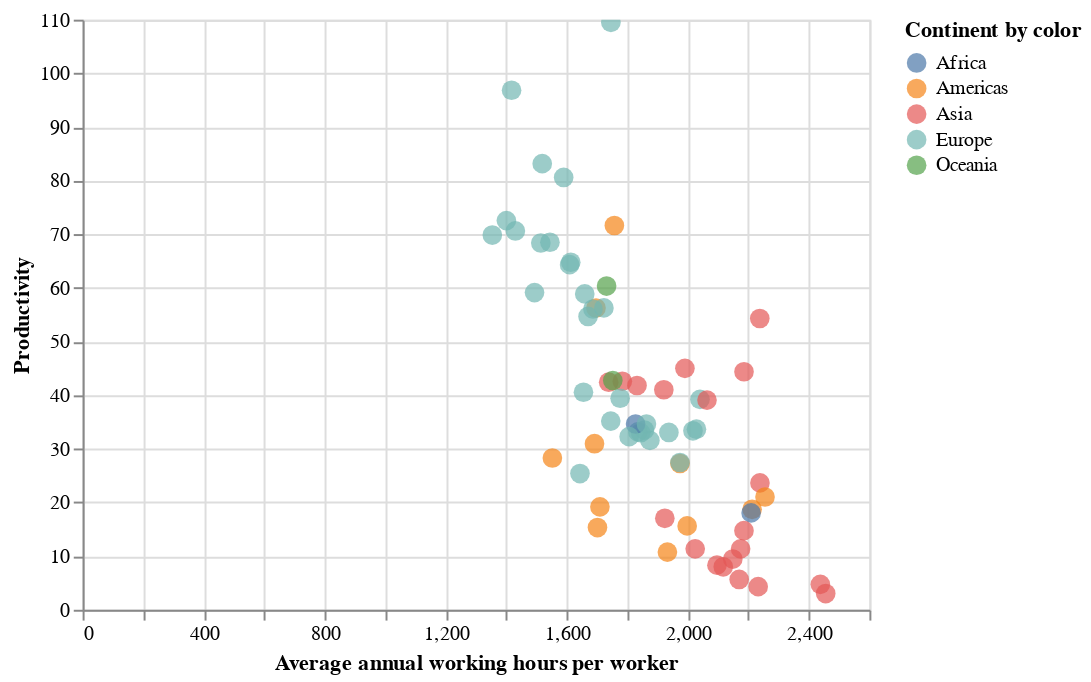

Write notebook code for a chart like this one.
### Code cell
#case by case view
alt.Chart(df).mark_circle(size=100).encode(
    x='Average annual working hours per worker:Q',
    y='Productivity:Q',
    color=alt.Color('Continent', legend=alt.Legend(title="Continent by color"))
).interactive()

### Figure 1 — Vega-Lite specification as saved in the notebook (floating-point values rounded to 4 significant figures)
{"config": {"view": {"continuousWidth": 400, "continuousHeight": 300}}, "data": {"name": "data-559bd8043fdc435d5639f35caac91e34"}, "mark": {"type": "circle", "size": 100}, "encoding": {"color": {"field": "Continent", "legend": {"title": "Continent by color"}, "type": "nominal"}, "x": {"field": "Average annual working hours per worker", "type": "quantitative"}, "y": {"field": "Productivity", "type": "quantitative"}}, "selection": {"selector002": {"type": "interval", "bind": "scales", "encodings": ["x", "y"]}}, "$schema": "https://vega.github.io/schema/vega-lite/v4.17.0.json", "datasets": {"data-559bd8043fdc435d5639f35caac91e34": [{"Continent": "Americas", "Country": "Argentina", "Code": "ARG", "Year": 2017, "Average annual working hours per worker": 1692.0, "GDP per capita": 23270.0, "Population": 44054616, "Gini coefficient": 0.3408, "Life satisfaction": 6.086, "Productivity": 30.96, "Current health expenditure per capita": 2470.0}, {"Continent": "Oceania", "Country": "Australia", "Code": "AUS", "Year": 2017, "Average annual working hours per worker": 1731.0, "GDP per capita": 52540.0, "Population": 24590336, "Gini coefficient": 0.3408, "Life satisfaction": 7.234, "Productivity": 60.34, "Current health expenditure per capita": 4716.0}, {"Continent": "Europe", "Country": "Austria", "Code": "AUT", "Year": 2017, "Average annual working hours per worker": 1613.0, "GDP per capita": 51950.0, "Population": 8797497, "Gini coefficient": 0.2974, "Life satisfaction": 7.195, "Productivity": 64.78, "Current health expenditure per capita": 5641.0}, {"Continent": "Asia", "Country": "Bangladesh", "Code": "BGD", "Year": 2017, "Average annual working hours per worker": 2232.0, "GDP per capita": 4113.0, "Population": 161793968, "Gini coefficient": 0.3408, "Life satisfaction": 5.114, "Productivity": 4.308, "Current health expenditure per capita": 101.2}, {"Continent": "Europe", "Country": "Belgium", "Code": "BEL", "Year": 2017, "Average annual working hours per worker": 1544.0, "GDP per capita": 45150.0, "Population": 11384491, "Gini coefficient": 0.2739, "Life satisfaction": 6.772, "Productivity": 68.52, "Current health expenditure per capita": 5450.0}, {"Continent": "Americas", "Country": "Brazil", "Code": "BRA", "Year": 2017, "Average annual working hours per worker": 1709.0, "GDP per capita": 14280.0, "Population": 208504960, "Gini coefficient": 0.5333, "Life satisfaction": 6.451, "Productivity": 19.19, "Current health expenditure per capita": 1376.0}, {"Continent": "Europe", "Country": "Bulgaria", "Code": "BGR", "Year": 2017, "Average annual working hours per worker": 1644.0, "GDP per capita": 19580.0, "Population": 7182430, "Gini coefficient": 0.4038, "Life satisfaction": 5.108, "Productivity": 25.39, "Current health expenditure per capita": 1608.0}, {"Continent": "Asia", "Country": "Cambodia", "Code": "KHM", "Year": 2017, "Average annual working hours per worker": 2456.0, "GDP per capita": 3951.0, "Population": 15830694, "Gini coefficient": 0.3408, "Life satisfaction": 4.998, "Productivity": 3.023, "Current health expenditure per capita": 224.8}, {"Continent": "Americas", "Country": "Canada", "Code": "CAN", "Year": 2017, "Average annual working hours per worker": 1696.0, "GDP per capita": 48900.0, "Population": 36554344, "Gini coefficient": 0.3331, "Life satisfaction": 7.109, "Productivity": 56.26, "Current health expenditure per capita": 5209.0}, {"Continent": "Americas", "Country": "Chile", "Code": "CHL", "Year": 2017, "Average annual working hours per worker": 1974.0, "GDP per capita": 22860.0, "Population": 18368582, "Gini coefficient": 0.4444, "Life satisfaction": 5.942, "Productivity": 27.26, "Current health expenditure per capita": 2219.0}, {"Continent": "Asia", "Country": "China", "Code": "CHN", "Year": 2017, "Average annual working hours per worker": 2174.0, "GDP per capita": 13850.0, "Population": 1410275968, "Gini coefficient": 0.3908, "Life satisfaction": 5.144, "Productivity": 11.36, "Current health expenditure per capita": 706.4}, {"Continent": "Americas", "Country": "Colombia", "Code": "COL", "Year": 2017, "Average annual working hours per worker": 1998.0, "GDP per capita": 13430.0, "Population": 48351668, "Gini coefficient": 0.4972, "Life satisfaction": 6.35, "Productivity": 15.63, "Current health expenditure per capita": 1088.0}, {"Continent": "Americas", "Country": "Costa Rica", "Code": "CRI", "Year": 2017, "Average annual working hours per worker": 2212.0, "GDP per capita": 18130.0, "Population": 4993849, "Gini coefficient": 0.4835, "Life satisfaction": 6.998, "Productivity": 18.73, "Current health expenditure per capita": 1440.0}, {"Continent": "Europe", "Country": "Croatia", "Code": "HRV", "Year": 2017, "Average annual working hours per worker": 1835.0, "GDP per capita": 25360.0, "Population": 4192468, "Gini coefficient": 0.3035, "Life satisfaction": 5.626, "Productivity": 33.16, "Current health expenditure per capita": 1804.0}, {"Continent": "Asia", "Country": "Cyprus", "Code": "CYP", "Year": 2017, "Average annual working hours per worker": 1784.0, "GDP per capita": 31250.0, "Population": 1208527, "Gini coefficient": 0.3142, "Life satisfaction": 6.137, "Productivity": 42.59, "Current health expenditure per capita": 2533.0}, {"Continent": "Europe", "Country": "Czechia", "Code": "CZE", "Year": 2017, "Average annual working hours per worker": 1776.0, "GDP per capita": 35580.0, "Population": 10531315, "Gini coefficient": 0.2485, "Life satisfaction": 6.242, "Productivity": 39.42, "Current health expenditure per capita": 2786.0}, {"Continent": "Europe", "Country": "Denmark", "Code": "DNK", "Year": 2017, "Average annual working hours per worker": 1400.0, "GDP per capita": 51670.0, "Population": 5737286, "Gini coefficient": 0.2875, "Life satisfaction": 7.693, "Productivity": 72.54, "Current health expenditure per capita": 5573.0}, {"Continent": "Americas", "Country": "Ecuador", "Code": "ECU", "Year": 2017, "Average annual working hours per worker": 1701.0, "GDP per capita": 11410.0, "Population": 16696947, "Gini coefficient": 0.4467, "Life satisfaction": 5.809, "Productivity": 15.32, "Current health expenditure per capita": 863.0}, {"Continent": "Europe", "Country": "Estonia", "Code": "EST", "Year": 2017, "Average annual working hours per worker": 1857.0, "GDP per capita": 30980.0, "Population": 1317550, "Gini coefficient": 0.3036, "Life satisfaction": 6.035, "Productivity": 33.49, "Current health expenditure per capita": 2242.0}, {"Continent": "Europe", "Country": "Finland", "Code": "FIN", "Year": 2017, "Average annual working hours per worker": 1659.0, "GDP per capita": 43830.0, "Population": 5508146, "Gini coefficient": 0.2738, "Life satisfaction": 7.78, "Productivity": 58.88, "Current health expenditure per capita": 4339.0}, {"Continent": "Europe", "Country": "France", "Code": "FRA", "Year": 2017, "Average annual working hours per worker": 1514.0, "GDP per capita": 42820.0, "Population": 64144092, "Gini coefficient": 0.3163, "Life satisfaction": 6.69, "Productivity": 68.37, "Current health expenditure per capita": 5060.0}, {"Continent": "Europe", "Country": "Germany", "Code": "DEU", "Year": 2017, "Average annual working hours per worker": 1354.0, "GDP per capita": 51250.0, "Population": 82624368, "Gini coefficient": 0.312, "Life satisfaction": 7.035, "Productivity": 69.85, "Current health expenditure per capita": 6028.0}, {"Continent": "Europe", "Country": "Greece", "Code": "GRC", "Year": 2017, "Average annual working hours per worker": 2017.0, "GDP per capita": 26480.0, "Population": 10692230, "Gini coefficient": 0.3435, "Life satisfaction": 5.952, "Productivity": 33.36, "Current health expenditure per capita": 2326.0}, {"Continent": "Asia", "Country": "Hong Kong", "Code": "HKG", "Year": 2017, "Average annual working hours per worker": 2186.0, "GDP per capita": 49930.0, "Population": 7461508, "Gini coefficient": 0.3408, "Life satisfaction": 5.659, "Productivity": 44.37, "Current health expenditure per capita": 2230.0}, {"Continent": "Europe", "Country": "Hungary", "Code": "HUN", "Year": 2017, "Average annual working hours per worker": 1937.0, "GDP per capita": 26910.0, "Population": 9788940, "Gini coefficient": 0.3058, "Life satisfaction": 6.0, "Productivity": 33.06, "Current health expenditure per capita": 1989.0}, {"Continent": "Europe", "Country": "Iceland", "Code": "ISL", "Year": 2017, "Average annual working hours per worker": 1493.0, "GDP per capita": 49840.0, "Population": 343641, "Gini coefficient": 0.2613, "Life satisfaction": 7.533, "Productivity": 59.13, "Current health expenditure per capita": 4763.0}, {"Continent": "Asia", "Country": "India", "Code": "IND", "Year": 2017, "Average annual working hours per worker": 2117.0, "GDP per capita": 6188.0, "Population": 1354195712, "Gini coefficient": 0.3594, "Life satisfaction": 3.249, "Productivity": 8.01, "Current health expenditure per capita": 181.5}, {"Continent": "Asia", "Country": "Indonesia", "Code": "IDN", "Year": 2017, "Average annual working hours per worker": 2024.0, "GDP per capita": 10640.0, "Population": 264498848, "Gini coefficient": 0.3879, "Life satisfaction": 5.347, "Productivity": 11.35, "Current health expenditure per capita": 317.6}, {"Continent": "Europe", "Country": "Ireland", "Code": "IRL", "Year": 2017, "Average annual working hours per worker": 1746.0, "GDP per capita": 86810.0, "Population": 4771860, "Gini coefficient": 0.3136, "Life satisfaction": 7.255, "Productivity": 109.5, "Current health expenditure per capita": 5583.0}, {"Continent": "Asia", "Country": "Israel", "Code": "ISR", "Year": 2017, "Average annual working hours per worker": 1921.0, "GDP per capita": 38980.0, "Population": 8309256, "Gini coefficient": 0.382, "Life satisfaction": 7.332, "Productivity": 41.02, "Current health expenditure per capita": 2992.0}, {"Continent": "Europe", "Country": "Italy", "Code": "ITA", "Year": 2017, "Average annual working hours per worker": 1723.0, "GDP per capita": 40160.0, "Population": 60004024, "Gini coefficient": 0.3593, "Life satisfaction": 6.445, "Productivity": 56.27, "Current health expenditure per capita": 3617.0}, {"Continent": "Asia", "Country": "Japan", "Code": "JPN", "Year": 2017, "Average annual working hours per worker": 1738.0, "GDP per capita": 39600.0, "Population": 126662464, "Gini coefficient": 0.3408, "Life satisfaction": 5.908, "Productivity": 42.42, "Current health expenditure per capita": 4398.0}, {"Continent": "Europe", "Country": "Latvia", "Code": "LVA", "Year": 2017, "Average annual working hours per worker": 1875.0, "GDP per capita": 27160.0, "Population": 1954861, "Gini coefficient": 0.3557, "Life satisfaction": 5.97, "Productivity": 31.57, "Current health expenditure per capita": 1704.0}, {"Continent": "Europe", "Country": "Lithuania", "Code": "LTU", "Year": 2017, "Average annual working hours per worker": 1844.0, "GDP per capita": 29830.0, "Population": 2904452, "Gini coefficient": 0.3729, "Life satisfaction": 6.064, "Productivity": 32.99, "Current health expenditure per capita": 2178.0}, {"Continent": "Europe", "Country": "Luxembourg", "Code": "LUX", "Year": 2017, "Average annual working hours per worker": 1519.0, "GDP per capita": 90600.0, "Population": 596290, "Gini coefficient": 0.3452, "Life satisfaction": 7.404, "Productivity": 83.17, "Current health expenditure per capita": 5981.0}, {"Continent": "Asia", "Country": "Malaysia", "Code": "MYS", "Year": 2017, "Average annual working hours per worker": 2238.0, "GDP per capita": 24160.0, "Population": 31975812, "Gini coefficient": 0.3408, "Life satisfaction": 5.428, "Productivity": 23.65, "Current health expenditure per capita": 987.6}, {"Continent": "Europe", "Country": "Malta", "Code": "MLT", "Year": 2017, "Average annual working hours per worker": 2040.0, "GDP per capita": 35150.0, "Population": 479507, "Gini coefficient": 0.2923, "Life satisfaction": 6.733, "Productivity": 39.22, "Current health expenditure per capita": 3873.0}, {"Continent": "Americas", "Country": "Mexico", "Code": "MEX", "Year": 2017, "Average annual working hours per worker": 2255.0, "GDP per capita": 18940.0, "Population": 122839256, "Gini coefficient": 0.3408, "Life satisfaction": 6.432, "Productivity": 21.02, "Current health expenditure per capita": 1076.0}, {"Continent": "Asia", "Country": "Myanmar", "Code": "MMR", "Year": 2017, "Average annual working hours per worker": 2438.0, "GDP per capita": 4763.0, "Population": 52288344, "Gini coefficient": 0.307, "Life satisfaction": 4.434, "Productivity": 4.735, "Current health expenditure per capita": 214.6}, {"Continent": "Europe", "Country": "Netherlands", "Code": "NLD", "Year": 2017, "Average annual working hours per worker": 1430.0, "GDP per capita": 54230.0, "Population": 17207204, "Gini coefficient": 0.2854, "Life satisfaction": 7.425, "Productivity": 70.62, "Current health expenditure per capita": 5603.0}, {"Continent": "Oceania", "Country": "New Zealand", "Code": "NZL", "Year": 2017, "Average annual working hours per worker": 1752.0, "GDP per capita": 39730.0, "Population": 4746253, "Gini coefficient": 0.3408, "Life satisfaction": 7.205, "Productivity": 42.74, "Current health expenditure per capita": 3876.0}, {"Continent": "Africa", "Country": "Nigeria", "Code": "NGA", "Year": 2017, "Average annual working hours per worker": 1827.0, "GDP per capita": 5061.0, "Population": 193495904, "Gini coefficient": 0.3408, "Life satisfaction": 4.356, "Productivity": 34.62, "Current health expenditure per capita": 194.8}, {"Continent": "Europe", "Country": "Norway", "Code": "NOR", "Year": 2017, "Average annual working hours per worker": 1417.0, "GDP per capita": 69600.0, "Population": 5277396, "Gini coefficient": 0.2699, "Life satisfaction": 7.442, "Productivity": 96.85, "Current health expenditure per capita": 6631.0}, {"Continent": "Asia", "Country": "Pakistan", "Code": "PAK", "Year": 2017, "Average annual working hours per worker": 2096.0, "GDP per capita": 4744.0, "Population": 216379648, "Gini coefficient": 0.3408, "Life satisfaction": 4.443, "Productivity": 8.322, "Current health expenditure per capita": 132.7}, {"Continent": "Americas", "Country": "Peru", "Code": "PER", "Year": 2017, "Average annual working hours per worker": 1932.0, "GDP per capita": 11960.0, "Population": 31605488, "Gini coefficient": 0.4329, "Life satisfaction": 5.999, "Productivity": 10.75, "Current health expenditure per capita": 624.0}, {"Continent": "Asia", "Country": "Philippines", "Code": "PHL", "Year": 2017, "Average annual working hours per worker": 2149.0, "GDP per capita": 7858.0, "Population": 106738496, "Gini coefficient": 0.3408, "Life satisfaction": 6.268, "Productivity": 9.45, "Current health expenditure per capita": 321.6}, {"Continent": "Europe", "Country": "Poland", "Code": "POL", "Year": 2017, "Average annual working hours per worker": 2028.0, "GDP per capita": 29050.0, "Population": 38532816, "Gini coefficient": 0.303, "Life satisfaction": 6.242, "Productivity": 33.66, "Current health expenditure per capita": 1972.0}, {"Continent": "Europe", "Country": "Portugal", "Code": "PRT", "Year": 2017, "Average annual working hours per worker": 1863.0, "GDP per capita": 30430.0, "Population": 10307528, "Gini coefficient": 0.338, "Life satisfaction": 6.095, "Productivity": 34.62, "Current health expenditure per capita": 3072.0}, {"Continent": "Europe", "Country": "Romania", "Code": "ROU", "Year": 2017, "Average annual working hours per worker": 1806.0, "GDP per capita": 25420.0, "Population": 19698852, "Gini coefficient": 0.3602, "Life satisfaction": 6.13, "Productivity": 32.27, "Current health expenditure per capita": 1399.0}, {"Continent": "Europe", "Country": "Russia", "Code": "RUS", "Year": 2017, "Average annual working hours per worker": 1974.0, "GDP per capita": 26800.0, "Population": 145452544, "Gini coefficient": 0.3724, "Life satisfaction": 5.441, "Productivity": 27.45, "Current health expenditure per capita": 1406.0}, {"Continent": "Asia", "Country": "Singapore", "Code": "SGP", "Year": 2017, "Average annual working hours per worker": 2238.0, "GDP per capita": 81440.0, "Population": 5764489, "Gini coefficient": 0.3408, "Life satisfaction": 6.378, "Productivity": 54.3, "Current health expenditure per capita": 4091.0}, {"Continent": "Europe", "Country": "Slovakia", "Code": "SVK", "Year": 2017, "Average annual working hours per worker": 1745.0, "GDP per capita": 26470.0, "Population": 5439418, "Gini coefficient": 0.2324, "Life satisfaction": 6.243, "Productivity": 35.17, "Current health expenditure per capita": 2038.0}, {"Continent": "Europe", "Country": "Slovenia", "Code": "SVN", "Year": 2017, "Average annual working hours per worker": 1655.0, "GDP per capita": 31590.0, "Population": 2098396, "Gini coefficient": 0.2422, "Life satisfaction": 6.665, "Productivity": 40.55, "Current health expenditure per capita": 2998.0}, {"Continent": "Africa", "Country": "South Africa", "Code": "ZAF", "Year": 2017, "Average annual working hours per worker": 2209.0, "GDP per capita": 12740.0, "Population": 56641208, "Gini coefficient": 0.3408, "Life satisfaction": 5.035, "Productivity": 18.05, "Current health expenditure per capita": 1108.0}, {"Continent": "Asia", "Country": "South Korea", "Code": "KOR", "Year": 2017, "Average annual working hours per worker": 2063.0, "GDP per capita": 40880.0, "Population": 51511640, "Gini coefficient": 0.3408, "Life satisfaction": 5.903, "Productivity": 39.08, "Current health expenditure per capita": 2926.0}, {"Continent": "Europe", "Country": "Spain", "Code": "ESP", "Year": 2017, "Average annual working hours per worker": 1686.0, "GDP per capita": 38930.0, "Population": 46584168, "Gini coefficient": 0.3465, "Life satisfaction": 6.457, "Productivity": 56.06, "Current health expenditure per capita": 3557.0}, {"Continent": "Asia", "Country": "Sri Lanka", "Code": "LKA", "Year": 2017, "Average annual working hours per worker": 1924.0, "GDP per capita": 12730.0, "Population": 21506816, "Gini coefficient": 0.3408, "Life satisfaction": 4.213, "Productivity": 17.05, "Current health expenditure per capita": 459.2}, {"Continent": "Europe", "Country": "Sweden", "Code": "SWE", "Year": 2017, "Average annual working hours per worker": 1609.0, "GDP per capita": 52030.0, "Population": 10058191, "Gini coefficient": 0.2877, "Life satisfaction": 7.398, "Productivity": 64.34, "Current health expenditure per capita": 5656.0}, {"Continent": "Europe", "Country": "Switzerland", "Code": "CHE", "Year": 2017, "Average annual working hours per worker": 1590.0, "GDP per capita": 73620.0, "Population": 8451688, "Gini coefficient": 0.3268, "Life satisfaction": 7.694, "Productivity": 80.59, "Current health expenditure per capita": 7990.0}, {"Continent": "Asia", "Country": "Taiwan", "Code": "TWN", "Year": 2017, "Average annual working hours per worker": 1990.0, "GDP per capita": 45380.0, "Population": 23665028, "Gini coefficient": 0.3408, "Life satisfaction": 6.537, "Productivity": 45.0, "Current health expenditure per capita": 2230.0}, {"Continent": "Asia", "Country": "Thailand", "Code": "THA", "Year": 2017, "Average annual working hours per worker": 2185.0, "GDP per capita": 16670.0, "Population": 70898208, "Gini coefficient": 0.3653, "Life satisfaction": 6.022, "Productivity": 14.75, "Current health expenditure per capita": 669.6}, {"Continent": "Asia", "Country": "Turkey", "Code": "TUR", "Year": 2017, "Average annual working hours per worker": 1832.0, "GDP per capita": 26610.0, "Population": 82089824, "Gini coefficient": 0.4141, "Life satisfaction": 4.872, "Productivity": 41.8, "Current health expenditure per capita": 1167.0}, {"Continent": "Europe", "Country": "United Kingdom", "Code": "GBR", "Year": 2017, "Average annual working hours per worker": 1670.0, "GDP per capita": 44090.0, "Population": 66064808, "Gini coefficient": 0.3515, "Life satisfaction": 7.157, "Productivity": 54.68, "Current health expenditure per capita": 4516.0}, {"Continent": "Americas", "Country": "United States", "Code": "USA", "Year": 2017, "Average annual working hours per worker": 1757.0, "GDP per capita": 60120.0, "Population": 329791232, "Gini coefficient": 0.4118, "Life satisfaction": 6.944, "Productivity": 71.64, "Current health expenditure per capita": 10100.0}, {"Continent": "Americas", "Country": "Uruguay", "Code": "URY", "Year": 2017, "Average annual working hours per worker": 1552.0, "GDP per capita": 20620.0, "Population": 3422205, "Gini coefficient": 0.3946, "Life satisfaction": 6.6, "Productivity": 28.3, "Current health expenditure per capita": 2030.0}, {"Continent": "Asia", "Country": "Vietnam", "Code": "VNM", "Year": 2017, "Average annual working hours per worker": 2170.0, "GDP per capita": 6842.0, "Population": 94033048, "Gini coefficient": 0.3408, "Life satisfaction": 5.467, "Productivity": 5.653, "Current health expenditure per capita": 424.0}]}}
